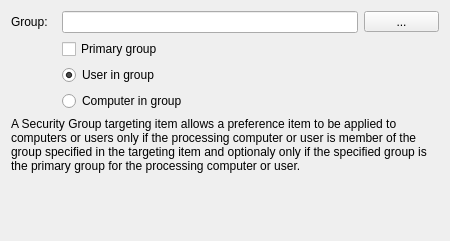
<?xml version="1.0" encoding="UTF-8"?>
<ui version="4.0">
 <class>SecurityGroupWidget</class>
 <widget class="QWidget" name="SecurityGroupWidget">
  <property name="geometry">
   <rect>
    <x>0</x>
    <y>0</y>
    <width>450</width>
    <height>241</height>
   </rect>
  </property>
  <property name="sizePolicy">
   <sizepolicy hsizetype="Maximum" vsizetype="Preferred">
    <horstretch>0</horstretch>
    <verstretch>0</verstretch>
   </sizepolicy>
  </property>
  <property name="minimumSize">
   <size>
    <width>450</width>
    <height>200</height>
   </size>
  </property>
  <property name="windowTitle">
   <string/>
  </property>
  <layout class="QGridLayout" name="gridLayout">
   <item row="0" column="0">
    <widget class="QLabel" name="groupLabel">
     <property name="sizePolicy">
      <sizepolicy hsizetype="Preferred" vsizetype="Preferred">
       <horstretch>0</horstretch>
       <verstretch>0</verstretch>
      </sizepolicy>
     </property>
     <property name="minimumSize">
      <size>
       <width>45</width>
       <height>0</height>
      </size>
     </property>
     <property name="maximumSize">
      <size>
       <width>45</width>
       <height>16777215</height>
      </size>
     </property>
     <property name="text">
      <string>Group:</string>
     </property>
     <property name="buddy">
      <cstring>droupLineEdit</cstring>
     </property>
    </widget>
   </item>
   <item row="0" column="1">
    <widget class="QLineEdit" name="droupLineEdit"/>
   </item>
   <item row="0" column="2">
    <widget class="QToolButton" name="groupToolButton">
     <property name="minimumSize">
      <size>
       <width>75</width>
       <height>0</height>
      </size>
     </property>
     <property name="text">
      <string>...</string>
     </property>
    </widget>
   </item>
   <item row="1" column="1">
    <widget class="QCheckBox" name="primaryCheckBox">
     <property name="text">
      <string>Primary group</string>
     </property>
    </widget>
   </item>
   <item row="2" column="1">
    <widget class="QRadioButton" name="userRadioButton">
     <property name="text">
      <string>User in group</string>
     </property>
     <property name="checked">
      <bool>true</bool>
     </property>
    </widget>
   </item>
   <item row="3" column="1">
    <widget class="QRadioButton" name="compRadioButton">
     <property name="text">
      <string>Computer in group</string>
     </property>
    </widget>
   </item>
   <item row="4" column="0" colspan="3">
    <widget class="QLabel" name="label">
     <property name="text">
      <string>A Security Group targeting item allows a preference item to be applied to computers or users only if the processing computer or user is member of the group specified in the targeting item and optionaly only if the specified group is the primary group for the processing computer or user.</string>
     </property>
     <property name="wordWrap">
      <bool>true</bool>
     </property>
    </widget>
   </item>
   <item row="5" column="0" colspan="3">
    <spacer name="verticalSpacer">
     <property name="orientation">
      <enum>Qt::Vertical</enum>
     </property>
     <property name="sizeHint" stdset="0">
      <size>
       <width>558</width>
       <height>137</height>
      </size>
     </property>
    </spacer>
   </item>
   <item row="1" column="0" rowspan="3">
    <spacer name="horizontalSpacer">
     <property name="orientation">
      <enum>Qt::Horizontal</enum>
     </property>
     <property name="sizeType">
      <enum>QSizePolicy::Fixed</enum>
     </property>
     <property name="sizeHint" stdset="0">
      <size>
       <width>45</width>
       <height>45</height>
      </size>
     </property>
    </spacer>
   </item>
  </layout>
 </widget>
 <resources/>
 <connections/>
</ui>
